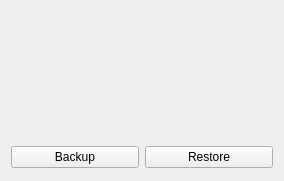
<?xml version="1.0" encoding="UTF-8"?>
<ui version="4.0">
 <class>WelcomeWidget</class>
 <widget class="QWidget" name="WelcomeWidget">
  <property name="geometry">
   <rect>
    <x>0</x>
    <y>0</y>
    <width>282</width>
    <height>181</height>
   </rect>
  </property>
  <property name="sizePolicy">
   <sizepolicy hsizetype="Minimum" vsizetype="Minimum">
    <horstretch>0</horstretch>
    <verstretch>0</verstretch>
   </sizepolicy>
  </property>
  <property name="windowTitle">
   <string>Form</string>
  </property>
  <layout class="QGridLayout" name="gridLayout_2">
   <item row="0" column="0">
    <layout class="QGridLayout" name="gridLayout">
     <item row="0" column="0">
      <widget class="QLabel" name="backupImageLabel">
       <property name="sizePolicy">
        <sizepolicy hsizetype="Fixed" vsizetype="Fixed">
         <horstretch>0</horstretch>
         <verstretch>0</verstretch>
        </sizepolicy>
       </property>
       <property name="minimumSize">
        <size>
         <width>128</width>
         <height>128</height>
        </size>
       </property>
       <property name="maximumSize">
        <size>
         <width>128</width>
         <height>128</height>
        </size>
       </property>
       <property name="baseSize">
        <size>
         <width>128</width>
         <height>128</height>
        </size>
       </property>
       <property name="text">
        <string/>
       </property>
       <property name="pixmap">
        <pixmap resource="resources.qrc">:/welcomeWidget/images/backup.png</pixmap>
       </property>
      </widget>
     </item>
     <item row="0" column="1">
      <widget class="QLabel" name="restoreImageLabel">
       <property name="sizePolicy">
        <sizepolicy hsizetype="Fixed" vsizetype="Fixed">
         <horstretch>0</horstretch>
         <verstretch>0</verstretch>
        </sizepolicy>
       </property>
       <property name="minimumSize">
        <size>
         <width>128</width>
         <height>128</height>
        </size>
       </property>
       <property name="maximumSize">
        <size>
         <width>128</width>
         <height>128</height>
        </size>
       </property>
       <property name="text">
        <string/>
       </property>
       <property name="pixmap">
        <pixmap resource="resources.qrc">:/welcomeWidget/images/restore.png</pixmap>
       </property>
      </widget>
     </item>
     <item row="1" column="0">
      <widget class="QPushButton" name="backupButton">
       <property name="sizePolicy">
        <sizepolicy hsizetype="Fixed" vsizetype="Preferred">
         <horstretch>0</horstretch>
         <verstretch>0</verstretch>
        </sizepolicy>
       </property>
       <property name="minimumSize">
        <size>
         <width>0</width>
         <height>0</height>
        </size>
       </property>
       <property name="maximumSize">
        <size>
         <width>128</width>
         <height>16777215</height>
        </size>
       </property>
       <property name="text">
        <string>Backup</string>
       </property>
      </widget>
     </item>
     <item row="1" column="1">
      <widget class="QPushButton" name="restoreButton">
       <property name="sizePolicy">
        <sizepolicy hsizetype="Fixed" vsizetype="Fixed">
         <horstretch>0</horstretch>
         <verstretch>0</verstretch>
        </sizepolicy>
       </property>
       <property name="minimumSize">
        <size>
         <width>128</width>
         <height>0</height>
        </size>
       </property>
       <property name="maximumSize">
        <size>
         <width>128</width>
         <height>16777215</height>
        </size>
       </property>
       <property name="text">
        <string>Restore</string>
       </property>
      </widget>
     </item>
    </layout>
   </item>
  </layout>
 </widget>
 <resources>
  <include location="resources.qrc"/>
 </resources>
 <connections/>
</ui>
